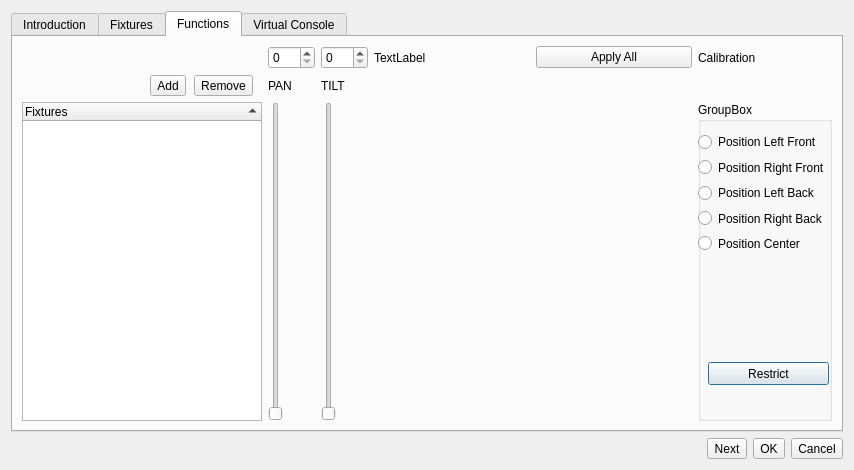
<?xml version="1.0" encoding="UTF-8"?>
<ui version="4.0">
 <class>FixtureCalibration</class>
 <widget class="QDialog" name="FixtureCalibration">
  <property name="windowModality">
   <enum>Qt::WindowModal</enum>
  </property>
  <property name="geometry">
   <rect>
    <x>0</x>
    <y>0</y>
    <width>854</width>
    <height>470</height>
   </rect>
  </property>
  <property name="windowTitle">
   <string>Function Wizard</string>
  </property>
  <property name="modal">
   <bool>true</bool>
  </property>
  <layout class="QGridLayout" name="gridLayout_2">
   <item row="1" column="0">
    <widget class="QTabWidget" name="m_tabWidget">
     <property name="currentIndex">
      <number>2</number>
     </property>
     <widget class="QWidget" name="m_introTab">
      <attribute name="title">
       <string>Introduction</string>
      </attribute>
      <layout class="QGridLayout" name="gridLayout_4">
       <item row="0" column="1">
        <widget class="QTextBrowser" name="m_introText">
         <property name="frameShape">
          <enum>QFrame::NoFrame</enum>
         </property>
         <property name="html">
          <string>&lt;!DOCTYPE HTML PUBLIC &quot;-//W3C//DTD HTML 4.0//EN&quot; &quot;http://www.w3.org/TR/REC-html40/strict.dtd&quot;&gt;
&lt;html&gt;&lt;head&gt;&lt;meta name=&quot;qrichtext&quot; content=&quot;1&quot; /&gt;&lt;style type=&quot;text/css&quot;&gt;
p, li { white-space: pre-wrap; }
&lt;/style&gt;&lt;/head&gt;&lt;body style=&quot; font-family:'MS Shell Dlg 2'; font-size:8.25pt; font-weight:400; font-style:normal;&quot;&gt;
&lt;p style=&quot; margin-top:0px; margin-bottom:0px; margin-left:0px; margin-right:0px; -qt-block-indent:0; text-indent:0px;&quot;&gt;&lt;span style=&quot; font-family:'Sans Serif'; font-size:9pt; font-weight:600;&quot;&gt;Welcome to the QLC+ wizard!&lt;/span&gt;&lt;/p&gt;
&lt;p style=&quot;-qt-paragraph-type:empty; margin-top:0px; margin-bottom:0px; margin-left:0px; margin-right:0px; -qt-block-indent:0; text-indent:0px; font-family:'Sans Serif'; font-size:9pt;&quot;&gt;&lt;br /&gt;&lt;/p&gt;
&lt;p style=&quot; margin-top:0px; margin-bottom:0px; margin-left:0px; margin-right:0px; -qt-block-indent:0; text-indent:0px;&quot;&gt;&lt;span style=&quot; font-family:'Sans Serif'; font-size:9pt;&quot;&gt;This is a guided procedure that will allow you to start using QLC+ in a few minutes.&lt;/span&gt;&lt;/p&gt;
&lt;p style=&quot; margin-top:0px; margin-bottom:0px; margin-left:0px; margin-right:0px; -qt-block-indent:0; text-indent:0px;&quot;&gt;&lt;span style=&quot; font-family:'Sans Serif'; font-size:9pt;&quot;&gt;It basically consists in three simple steps:&lt;/span&gt;&lt;/p&gt;
&lt;p style=&quot; margin-top:0px; margin-bottom:0px; margin-left:0px; margin-right:0px; -qt-block-indent:0; text-indent:0px;&quot;&gt;&lt;span style=&quot; font-family:'Sans Serif'; font-size:9pt;&quot;&gt;1- add fixtures&lt;/span&gt;&lt;/p&gt;
&lt;p style=&quot; margin-top:0px; margin-bottom:0px; margin-left:0px; margin-right:0px; -qt-block-indent:0; text-indent:0px;&quot;&gt;&lt;span style=&quot; font-family:'Sans Serif'; font-size:9pt;&quot;&gt;2- select capabilities to create functions&lt;/span&gt;&lt;/p&gt;
&lt;p style=&quot; margin-top:0px; margin-bottom:0px; margin-left:0px; margin-right:0px; -qt-block-indent:0; text-indent:0px;&quot;&gt;&lt;span style=&quot; font-family:'Sans Serif'; font-size:9pt;&quot;&gt;3- add widgets to the Virtual Console&lt;/span&gt;&lt;/p&gt;
&lt;p style=&quot;-qt-paragraph-type:empty; margin-top:0px; margin-bottom:0px; margin-left:0px; margin-right:0px; -qt-block-indent:0; text-indent:0px; font-family:'Sans Serif'; font-size:9pt;&quot;&gt;&lt;br /&gt;&lt;/p&gt;
&lt;p style=&quot; margin-top:0px; margin-bottom:0px; margin-left:0px; margin-right:0px; -qt-block-indent:0; text-indent:0px;&quot;&gt;&lt;span style=&quot; font-family:'Sans Serif'; font-size:9pt;&quot;&gt;To move from a step to another press the &amp;quot;Next&amp;quot; button&lt;/span&gt;&lt;/p&gt;&lt;/body&gt;&lt;/html&gt;</string>
         </property>
        </widget>
       </item>
       <item row="0" column="0">
        <widget class="QTextBrowser" name="m_wizardLogo">
         <property name="frameShape">
          <enum>QFrame::NoFrame</enum>
         </property>
         <property name="html">
          <string notr="true">&lt;!DOCTYPE HTML PUBLIC &quot;-//W3C//DTD HTML 4.0//EN&quot; &quot;http://www.w3.org/TR/REC-html40/strict.dtd&quot;&gt;
&lt;html&gt;&lt;head&gt;&lt;meta name=&quot;qrichtext&quot; content=&quot;1&quot; /&gt;&lt;style type=&quot;text/css&quot;&gt;
p, li { white-space: pre-wrap; }
&lt;/style&gt;&lt;/head&gt;&lt;body style=&quot; font-family:'MS Shell Dlg 2'; font-size:8.25pt; font-weight:400; font-style:normal;&quot;&gt;
&lt;p style=&quot; margin-top:0px; margin-bottom:0px; margin-left:0px; margin-right:0px; -qt-block-indent:0; text-indent:0px;&quot;&gt;&lt;img src=&quot;:/wizard_256.png&quot; /&gt;&lt;/p&gt;&lt;/body&gt;&lt;/html&gt;</string>
         </property>
        </widget>
       </item>
      </layout>
     </widget>
     <widget class="QWidget" name="m_fixturesTab">
      <attribute name="title">
       <string>Fixtures</string>
      </attribute>
      <layout class="QGridLayout" name="gridLayout_3">
       <item row="0" column="0" colspan="5">
        <widget class="QTextBrowser" name="m_fxHint">
         <property name="sizePolicy">
          <sizepolicy hsizetype="Expanding" vsizetype="Fixed">
           <horstretch>0</horstretch>
           <verstretch>0</verstretch>
          </sizepolicy>
         </property>
         <property name="minimumSize">
          <size>
           <width>0</width>
           <height>40</height>
          </size>
         </property>
         <property name="maximumSize">
          <size>
           <width>16777215</width>
           <height>40</height>
          </size>
         </property>
         <property name="html">
          <string>&lt;!DOCTYPE HTML PUBLIC &quot;-//W3C//DTD HTML 4.0//EN&quot; &quot;http://www.w3.org/TR/REC-html40/strict.dtd&quot;&gt;
&lt;html&gt;&lt;head&gt;&lt;meta name=&quot;qrichtext&quot; content=&quot;1&quot; /&gt;&lt;style type=&quot;text/css&quot;&gt;
p, li { white-space: pre-wrap; }
&lt;/style&gt;&lt;/head&gt;&lt;body style=&quot; font-family:'MS Shell Dlg 2'; font-size:8.25pt; font-weight:400; font-style:normal;&quot;&gt;
&lt;p style=&quot; margin-top:0px; margin-bottom:0px; margin-left:0px; margin-right:0px; -qt-block-indent:0; text-indent:0px;&quot;&gt;&lt;img src=&quot;:/wizard.png&quot; width=&quot;24&quot; /&gt;&lt;span style=&quot; font-family:'Sans Serif'; font-size:9pt;&quot;&gt; Add the fixtures for which you want to create functions and widgets&lt;/span&gt;&lt;/p&gt;&lt;/body&gt;&lt;/html&gt;</string>
         </property>
        </widget>
       </item>
       <item row="3" column="4">
        <spacer name="verticalSpacer">
         <property name="orientation">
          <enum>Qt::Vertical</enum>
         </property>
         <property name="sizeHint" stdset="0">
          <size>
           <width>20</width>
           <height>211</height>
          </size>
         </property>
        </spacer>
       </item>
      </layout>
     </widget>
     <widget class="QWidget" name="m_functionsTab">
      <attribute name="title">
       <string>Functions</string>
      </attribute>
      <layout class="QGridLayout" name="gridLayout">
       <item row="0" column="0">
        <layout class="QGridLayout" name="gridLayout_5">
         <item row="2" column="0">
          <widget class="QTreeWidget" name="m_fixtureTree">
           <property name="toolTip">
            <string>Fixtures that will be included in automatic function creation</string>
           </property>
           <property name="alternatingRowColors">
            <bool>true</bool>
           </property>
           <property name="selectionMode">
            <enum>QAbstractItemView::ExtendedSelection</enum>
           </property>
           <property name="sortingEnabled">
            <bool>true</bool>
           </property>
           <property name="allColumnsShowFocus">
            <bool>true</bool>
           </property>
           <column>
            <property name="text">
             <string>Fixtures</string>
            </property>
           </column>
          </widget>
         </item>
         <item row="2" column="5">
          <widget class="QSlider" name="sliderTilt">
           <property name="sizePolicy">
            <sizepolicy hsizetype="Fixed" vsizetype="Expanding">
             <horstretch>0</horstretch>
             <verstretch>0</verstretch>
            </sizepolicy>
           </property>
           <property name="autoFillBackground">
            <bool>false</bool>
           </property>
           <property name="maximum">
            <number>255</number>
           </property>
           <property name="orientation">
            <enum>Qt::Vertical</enum>
           </property>
           <property name="tickPosition">
            <enum>QSlider::NoTicks</enum>
           </property>
          </widget>
         </item>
         <item row="2" column="3">
          <widget class="QSlider" name="SliderPan">
           <property name="maximum">
            <number>255</number>
           </property>
           <property name="orientation">
            <enum>Qt::Vertical</enum>
           </property>
           <property name="tickPosition">
            <enum>QSlider::NoTicks</enum>
           </property>
           <property name="tickInterval">
            <number>10</number>
           </property>
          </widget>
         </item>
         <item row="0" column="5">
          <widget class="QSpinBox" name="spinBoxTilt">
           <property name="maximum">
            <number>255</number>
           </property>
          </widget>
         </item>
         <item row="2" column="8">
          <layout class="QVBoxLayout" name="verticalLayout_3">
           <item>
            <widget class="QGroupBox" name="grpPosition">
             <property name="title">
              <string>GroupBox</string>
             </property>
             <widget class="QWidget" name="verticalLayoutWidget">
              <property name="geometry">
               <rect>
                <x>0</x>
                <y>30</y>
                <width>160</width>
                <height>121</height>
               </rect>
              </property>
              <layout class="QVBoxLayout" name="verticalLayout_2">
               <item>
                <widget class="QRadioButton" name="rbLeftF">
                 <property name="text">
                  <string>Position Left Front</string>
                 </property>
                </widget>
               </item>
               <item>
                <widget class="QRadioButton" name="rbRightF">
                 <property name="text">
                  <string>Position Right Front</string>
                 </property>
                </widget>
               </item>
               <item>
                <widget class="QRadioButton" name="rbLeftB">
                 <property name="text">
                  <string>Position Left Back</string>
                 </property>
                </widget>
               </item>
               <item>
                <widget class="QRadioButton" name="rbRightB">
                 <property name="text">
                  <string>Position Right Back</string>
                 </property>
                </widget>
               </item>
               <item>
                <widget class="QRadioButton" name="rbCenter">
                 <property name="text">
                  <string>Position Center</string>
                 </property>
                </widget>
               </item>
              </layout>
             </widget>
             <widget class="QPushButton" name="m_restrictButton">
              <property name="geometry">
               <rect>
                <x>10</x>
                <y>260</y>
                <width>121</width>
                <height>23</height>
               </rect>
              </property>
              <property name="text">
               <string>Restrict</string>
              </property>
             </widget>
            </widget>
           </item>
          </layout>
         </item>
         <item row="1" column="5">
          <widget class="QLabel" name="label_3">
           <property name="text">
            <string>TILT</string>
           </property>
          </widget>
         </item>
         <item row="1" column="3">
          <widget class="QLabel" name="label_2">
           <property name="text">
            <string>PAN</string>
           </property>
          </widget>
         </item>
         <item row="0" column="3">
          <widget class="QSpinBox" name="spinBoxPan">
           <property name="maximum">
            <number>255</number>
           </property>
          </widget>
         </item>
         <item row="1" column="0">
          <layout class="QHBoxLayout" name="horizontalLayout_2">
           <property name="spacing">
            <number>0</number>
           </property>
           <property name="leftMargin">
            <number>120</number>
           </property>
           <item>
            <widget class="QToolButton" name="m_addButton">
             <property name="toolTip">
              <string>Select fixtures that will be included in the automatically created functions</string>
             </property>
             <property name="text">
              <string>Add</string>
             </property>
             <property name="icon">
              <iconset resource="qlcui.qrc">
               <normaloff>:/edit_add.png</normaloff>:/edit_add.png</iconset>
             </property>
             <property name="iconSize">
              <size>
               <width>32</width>
               <height>32</height>
              </size>
             </property>
            </widget>
           </item>
           <item>
            <widget class="QToolButton" name="m_removeButton">
             <property name="toolTip">
              <string>Don't include selected fixtures in the created functions</string>
             </property>
             <property name="text">
              <string>Remove</string>
             </property>
             <property name="icon">
              <iconset resource="qlcui.qrc">
               <normaloff>:/edit_remove.png</normaloff>:/edit_remove.png</iconset>
             </property>
             <property name="iconSize">
              <size>
               <width>32</width>
               <height>32</height>
              </size>
             </property>
            </widget>
           </item>
          </layout>
         </item>
         <item row="2" column="6" colspan="2">
          <layout class="QGridLayout" name="m_gridLayoutArea">
           <property name="sizeConstraint">
            <enum>QLayout::SetDefaultConstraint</enum>
           </property>
          </layout>
         </item>
         <item row="1" column="6" colspan="2">
          <spacer name="horizontalSpacer_2">
           <property name="orientation">
            <enum>Qt::Horizontal</enum>
           </property>
           <property name="sizeHint" stdset="0">
            <size>
             <width>350</width>
             <height>0</height>
            </size>
           </property>
          </spacer>
         </item>
         <item row="0" column="8">
          <widget class="QLabel" name="label">
           <property name="text">
            <string>Calibration</string>
           </property>
          </widget>
         </item>
         <item row="0" column="6">
          <widget class="QLabel" name="lblNomFixture">
           <property name="text">
            <string>TextLabel</string>
           </property>
          </widget>
         </item>
         <item row="1" column="8">
          <spacer name="horizontalSpacer_3">
           <property name="orientation">
            <enum>Qt::Horizontal</enum>
           </property>
           <property name="sizeHint" stdset="0">
            <size>
             <width>150</width>
             <height>20</height>
            </size>
           </property>
          </spacer>
         </item>
         <item row="0" column="7">
          <widget class="QPushButton" name="m_applyallButton">
           <property name="text">
            <string>Apply All</string>
           </property>
          </widget>
         </item>
        </layout>
       </item>
      </layout>
     </widget>
     <widget class="QWidget" name="m_vcTab">
      <attribute name="title">
       <string>Virtual Console</string>
      </attribute>
      <layout class="QVBoxLayout" name="verticalLayout">
       <item>
        <widget class="QTextBrowser" name="textBrowser_2">
         <property name="minimumSize">
          <size>
           <width>0</width>
           <height>55</height>
          </size>
         </property>
         <property name="maximumSize">
          <size>
           <width>16777215</width>
           <height>55</height>
          </size>
         </property>
         <property name="html">
          <string>&lt;!DOCTYPE HTML PUBLIC &quot;-//W3C//DTD HTML 4.0//EN&quot; &quot;http://www.w3.org/TR/REC-html40/strict.dtd&quot;&gt;
&lt;html&gt;&lt;head&gt;&lt;meta name=&quot;qrichtext&quot; content=&quot;1&quot; /&gt;&lt;style type=&quot;text/css&quot;&gt;
p, li { white-space: pre-wrap; }
&lt;/style&gt;&lt;/head&gt;&lt;body style=&quot; font-family:'MS Shell Dlg 2'; font-size:8.25pt; font-weight:400; font-style:normal;&quot;&gt;
&lt;p style=&quot; margin-top:0px; margin-bottom:0px; margin-left:0px; margin-right:0px; -qt-block-indent:0; text-indent:0px;&quot;&gt;&lt;img src=&quot;:/wizard.png&quot; width=&quot;24&quot; /&gt;&lt;span style=&quot; font-family:'Sans Serif'; font-size:9pt;&quot;&gt; Based on the functions you selected, I can create the following widgets on your Virtual Console. Just check which ones you need.&lt;/span&gt;&lt;/p&gt;&lt;/body&gt;&lt;/html&gt;</string>
         </property>
        </widget>
       </item>
       <item>
        <widget class="QTreeWidget" name="m_widgetsTree">
         <column>
          <property name="text">
           <string>Widgets</string>
          </property>
         </column>
        </widget>
       </item>
      </layout>
     </widget>
    </widget>
   </item>
   <item row="3" column="0">
    <layout class="QHBoxLayout" name="horizontalLayout">
     <item>
      <spacer name="horizontalSpacer">
       <property name="orientation">
        <enum>Qt::Horizontal</enum>
       </property>
       <property name="sizeHint" stdset="0">
        <size>
         <width>40</width>
         <height>20</height>
        </size>
       </property>
      </spacer>
     </item>
     <item>
      <widget class="QToolButton" name="m_nextButton">
       <property name="layoutDirection">
        <enum>Qt::RightToLeft</enum>
       </property>
       <property name="text">
        <string>Next</string>
       </property>
       <property name="icon">
        <iconset resource="qlcui.qrc">
         <normaloff>:/forward.png</normaloff>:/forward.png</iconset>
       </property>
       <property name="toolButtonStyle">
        <enum>Qt::ToolButtonTextBesideIcon</enum>
       </property>
      </widget>
     </item>
     <item>
      <widget class="QToolButton" name="m_okButton">
       <property name="text">
        <string>OK</string>
       </property>
       <property name="icon">
        <iconset resource="qlcui.qrc">
         <normaloff>:/check.png</normaloff>:/check.png</iconset>
       </property>
       <property name="toolButtonStyle">
        <enum>Qt::ToolButtonTextBesideIcon</enum>
       </property>
      </widget>
     </item>
     <item>
      <widget class="QToolButton" name="m_cancelButton">
       <property name="text">
        <string>Cancel</string>
       </property>
       <property name="icon">
        <iconset resource="qlcui.qrc">
         <normaloff>:/uncheck.png</normaloff>:/uncheck.png</iconset>
       </property>
       <property name="toolButtonStyle">
        <enum>Qt::ToolButtonTextBesideIcon</enum>
       </property>
      </widget>
     </item>
    </layout>
   </item>
  </layout>
 </widget>
 <resources>
  <include location="qlcui.qrc"/>
  <include location="qlcui.qrc"/>
 </resources>
 <connections>
  <connection>
   <sender>m_okButton</sender>
   <signal>clicked()</signal>
   <receiver>FixtureCalibration</receiver>
   <slot>accept()</slot>
   <hints>
    <hint type="sourcelabel">
     <x>772</x>
     <y>459</y>
    </hint>
    <hint type="destinationlabel">
     <x>305</x>
     <y>264</y>
    </hint>
   </hints>
  </connection>
  <connection>
   <sender>m_cancelButton</sender>
   <signal>clicked()</signal>
   <receiver>FixtureCalibration</receiver>
   <slot>reject()</slot>
   <hints>
    <hint type="sourcelabel">
     <x>843</x>
     <y>459</y>
    </hint>
    <hint type="destinationlabel">
     <x>305</x>
     <y>264</y>
    </hint>
   </hints>
  </connection>
  <connection>
   <sender>m_addButton</sender>
   <signal>clicked()</signal>
   <receiver>FixtureCalibration</receiver>
   <slot>slotAddClicked()</slot>
   <hints>
    <hint type="sourcelabel">
     <x>193</x>
     <y>108</y>
    </hint>
    <hint type="destinationlabel">
     <x>305</x>
     <y>264</y>
    </hint>
   </hints>
  </connection>
 </connections>
 <slots>
  <slot>slotAddClicked()</slot>
  <slot>slotRemoveClicked()</slot>
 </slots>
</ui>
